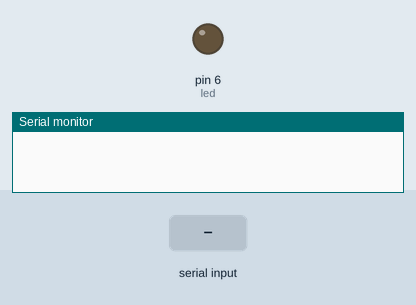
The sketch below on a simulated Arduino Uno, built with avr-gcc and run on an emulated ATmega328P. Shown: output pins drawn as LEDs (lit = HIGH), the last lines printed to the serial monitor. The inputs (shaded band) are chosen by the test bench.

Above: at 0.6 s.
At 1.9 s:
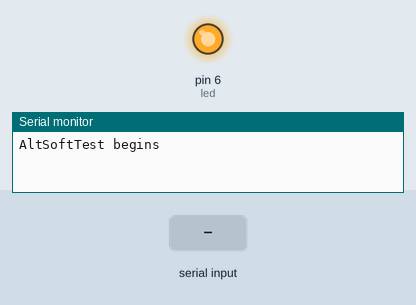
2.0 s: "1" received over the second serial link
Timing chart, 0 to 5.0 s (numbered marks = the images above; inputs shaded):
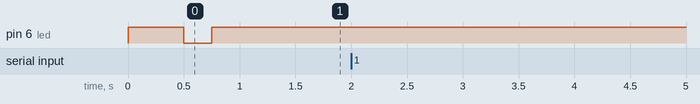

The sketch:

ublox_test.ino
```cpp
#include <AltSoftSerial.h>
AltSoftSerial altserial;
#define led 6
void setup() {
  pinMode( led, OUTPUT );
  Serial.begin(9600);
  altserial.begin( 9600 );

  //blink 1 time - indicates that setup is complete
  digitalWrite(led, HIGH);
  delay( 500 );
  digitalWrite(led, LOW);
  delay( 250 );
  while( !Serial ) { delay(100); } //wait until usb serial is connected
  //while( !altserial ) { delay(100); }
  digitalWrite(led, HIGH); // once the PC serial is established ON the LED
  Serial.println( "AltSoftTest begins" );

}

void loop() {
    // When you receive the data from PC send it to HC12
    //while( Serial.available() )
    //{
    //  altserial.write( Serial.read() );
    //}

    // When you receive the data from serial device send it to the PC
    while( altserial.available() )
    {
      Serial.write( altserial.read() );
    }
}
```
